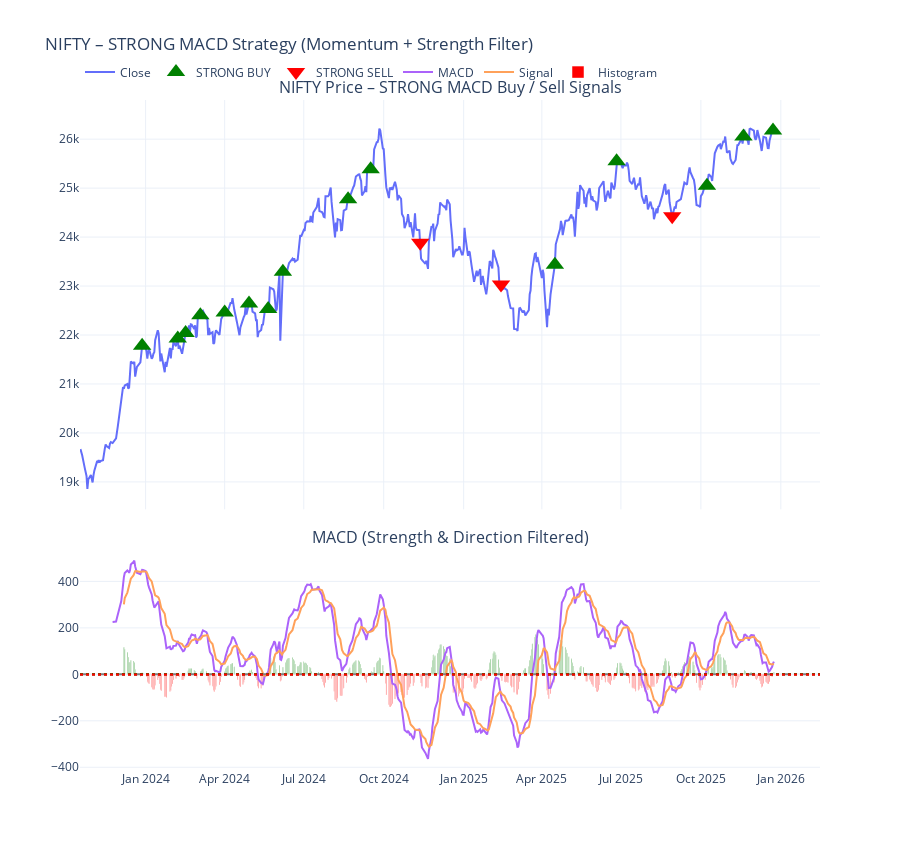

Notebook code for this chart:
### Code cell
# Histogram slope (momentum expansion)
df['HIST_Slope'] = df['MACD_Hist'] - df['MACD_Hist'].shift(1)


df['StrongSignal'] = 0

# -------- STRONG BUY --------
df.loc[
    (df['MACD'] > df['MACD_Signal']) &
    (df['MACD'].shift(1) <= df['MACD_Signal'].shift(1)) &
    (df['MACD'] > 0.5) &
    (df['MACD'] - df['MACD'].shift(2) > 0) &        # MACD rising
    (df['MACD_Hist'] > 0.2) &                       # Strong histogram
    (df['HIST_Slope'] > 0),                         # Histogram expanding
    'StrongSignal'
] = 1

# -------- STRONG SELL --------
df.loc[
    (df['MACD'] < df['MACD_Signal']) &
    (df['MACD'].shift(1) >= df['MACD_Signal'].shift(1)) &
    (df['MACD'] < -0.5) &
    (df['MACD'] - df['MACD'].shift(2) < 0) &        # MACD falling
    (df['MACD_Hist'] < -0.2) &                      # Strong bearish hist
    (df['HIST_Slope'] < 0),                         # Momentum expanding
    'StrongSignal'
] = -1


fig.add_hline(y=0.2, line_dash="dot", line_color="green", row=2)
fig.add_hline(y=-0.2, line_dash="dot", line_color="red", row=2)

### Figure 1 — Plotly figure (JSON) as saved in the notebook; plotly's stock layout.template omitted (floating-point values rounded to 4 significant figures; data arrays with more than 128 entries replaced by an {"elided": "..."} marker saying what was removed)
{"data": [{"line": {"width": 2}, "name": "Close", "type": "scatter", "x": {"elided": "540 str values"}, "xaxis": "x", "y": {"elided": "540 float values"}, "yaxis": "y"}, {"marker": {"color": "green", "size": 16, "symbol": "triangle-up"}, "mode": "markers", "name": "STRONG BUY", "type": "scatter", "x": ["2023-12-28T00:00:00", "2024-02-07T00:00:00", "2024-02-16T00:00:00", "2024-03-04T00:00:00", "2024-04-01T00:00:00", "2024-04-29T00:00:00", "2024-05-21T00:00:00", "2024-06-07T00:00:00", "2024-08-21T00:00:00", "2024-09-16T00:00:00", "2025-04-16T00:00:00", "2025-06-26T00:00:00", "2025-10-08T00:00:00", "2025-11-19T00:00:00", "2025-12-23T00:00:00"], "xaxis": "x", "y": [21780.0, 21930.0, 22040.0, 22410.0, 22462, 22640.0, 22530.0, 23290.0, 24770.0, 25380.0, 23440.0, 25549, 25050.0, 26050.0, 26180.0], "yaxis": "y"}, {"marker": {"color": "red", "size": 16, "symbol": "triangle-down"}, "mode": "markers", "name": "STRONG SELL", "type": "scatter", "x": ["2024-11-12T00:00:00", "2025-02-13T00:00:00", "2025-08-29T00:00:00"], "xaxis": "x", "y": [23880.0, 23030.0, 24430.0], "yaxis": "y"}, {"line": {"width": 2}, "name": "MACD", "type": "scatter", "x": {"elided": "540 str values"}, "xaxis": "x2", "y": {"elided": "540 float values"}, "yaxis": "y2"}, {"line": {"width": 2}, "name": "Signal", "type": "scatter", "x": {"elided": "540 str values"}, "xaxis": "x2", "y": {"elided": "540 float values"}, "yaxis": "y2"}, {"marker": {"color": {"elided": "540 str values"}}, "name": "Histogram", "type": "bar", "x": {"elided": "540 str values"}, "xaxis": "x2", "y": {"elided": "540 float values"}, "yaxis": "y2"}], "layout": {"annotations": [{"font": {"size": 16}, "showarrow": false, "text": "NIFTY Price – STRONG MACD Buy / Sell Signals", "x": 0.5, "xanchor": "center", "xref": "paper", "y": 1, "yanchor": "bottom", "yref": "paper"}, {"font": {"size": 16}, "showarrow": false, "text": "MACD (Strength & Direction Filtered)", "x": 0.5, "xanchor": "center", "xref": "paper", "y": 0.329, "yanchor": "bottom", "yref": "paper"}], "height": 850, "legend": {"orientation": "h", "y": 1.02, "yanchor": "bottom"}, "shapes": [{"line": {"color": "gray", "dash": "dash"}, "type": "line", "x0": 0, "x1": 1, "xref": "x2 domain", "y0": 0, "y1": 0, "yref": "y2"}, {"line": {"color": "green", "dash": "dot"}, "type": "line", "x0": 0, "x1": 1, "xref": "x2 domain", "y0": 0.5, "y1": 0.5, "yref": "y2"}, {"line": {"color": "red", "dash": "dot"}, "type": "line", "x0": 0, "x1": 1, "xref": "x2 domain", "y0": -0.5, "y1": -0.5, "yref": "y2"}, {"line": {"color": "green", "dash": "dot"}, "type": "line", "x0": 0, "x1": 1, "xref": "x2 domain", "y0": 0.2, "y1": 0.2, "yref": "y2"}, {"line": {"color": "red", "dash": "dot"}, "type": "line", "x0": 0, "x1": 1, "xref": "x2 domain", "y0": -0.2, "y1": -0.2, "yref": "y2"}], "title": {"text": "NIFTY – STRONG MACD Strategy (Momentum + Strength Filter)"}, "xaxis": {"anchor": "y", "domain": [0, 1], "matches": "x2", "rangeslider": {"visible": false}, "showticklabels": false}, "xaxis2": {"anchor": "y2", "domain": [0, 1]}, "yaxis": {"anchor": "x", "domain": [0.389, 1]}, "yaxis2": {"anchor": "x2", "domain": [0, 0.329]}}}
